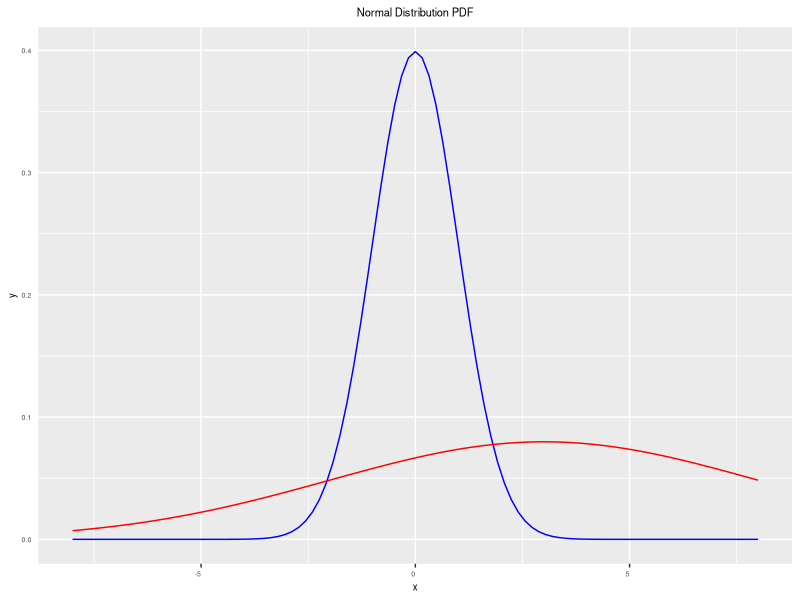
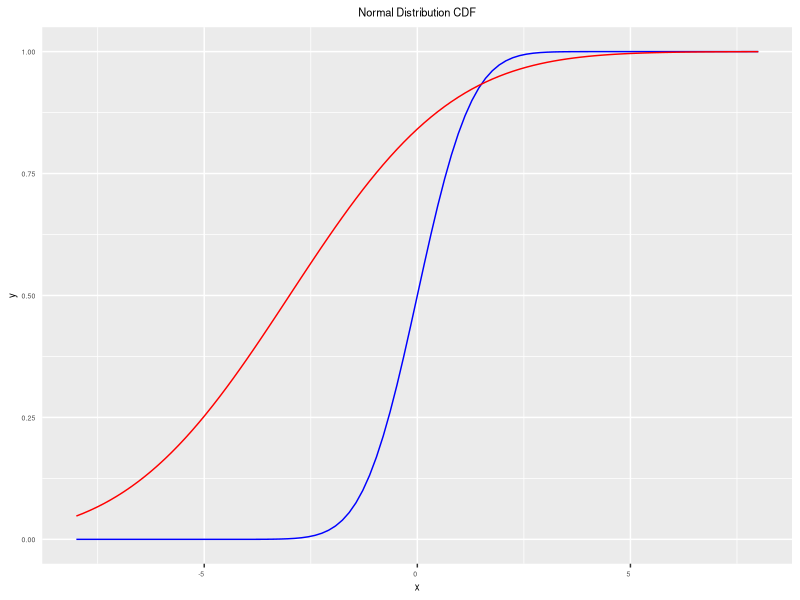

Write the R code that produced these figures, in order.
## ---- chunk 1
library(knitr)
library(ggplot2)
opts_chunk$set(collapse=TRUE, fig.align='center', tidy=TRUE, tidy.opts=list(blank=TRUE, width.cutoff=100, strip.white=TRUE), warning=FALSE,message=FALSE,cache=TRUE)
# echo=TRUE, collapse=TRUE,
# fig.height=2.2,fig.width=2.8, 
# fig.cap="이미지 캡션 넣기", 
# tidy.opts=list(width.cutoff=90),
# eval=T
my_theme1 = function() {
  theme(axis.text.x = element_text(hjust=1, size=5),
        axis.text.y = element_text(hjust=1, size=5),
        axis.ticks.y = element_blank(),
        axis.title.x = element_text(size=7),
        axis.title.y = element_text(size=7),
        legend.title = element_text(size=7),
        legend.text = element_text(size=5),
        plot.title = element_text(hjust=0.5, size=8))}
my_theme2 = function() {
  theme(axis.text.x = element_text(angle=90, hjust=1, size=5),
        axis.text.y = element_text(hjust=1, size=5),
        axis.title.x = element_text(size=7),
        axis.title.y = element_text(size=7),
        legend.title = element_text(size=7),
        legend.text = element_text(size=5),
        plot.title = element_text(hjust=0.5, size=8))}
## ---- chunk 2
ggplot(data.frame(x=c(-8,8)), aes(x=x)) +
  stat_function(fun=dnorm, args=list(mean=0, sd=1), colour="blue", size=0.5) +
  stat_function(fun=dnorm, args=list(mean=3, sd=5),colour="red", size=0.5) +
  labs(title="Normal Distribution PDF") + my_theme1()
## ---- chunk 3
ggplot(data.frame(x=c(-8,8)), aes(x=x)) +
  stat_function(fun=pnorm, args=list(mean=0, sd=1), colour="blue", size=0.5) +
  stat_function(fun=pnorm, args=list(mean=-3, sd=3),colour="red", size=0.5) +
  labs(title="Normal Distribution CDF") + my_theme1()
